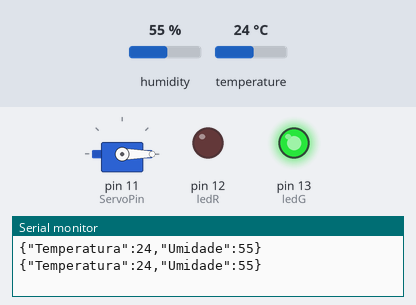
The sketch below on a simulated Arduino Uno, built with avr-gcc and run on an emulated ATmega328P. Parts: servo, output pins drawn as LEDs (lit = HIGH), the last lines printed to the serial monitor. The test bench sets the inputs (shaded band); at power-on: temperature 24 °C, humidity 55 %.

Above: at 2.8 s.
2.9 s: temperature set to 27 °C
At 4.9 s:
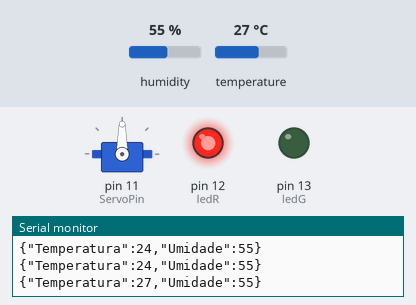
5.6 s: temperature set to 12 °C
At 7.3 s:
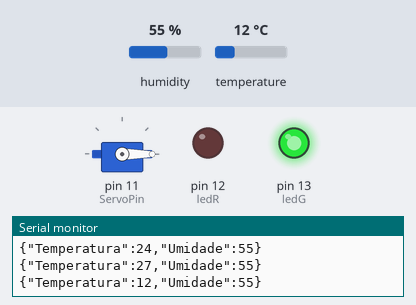
8.3 s: temperature set to 28 °C
At 11.1 s:
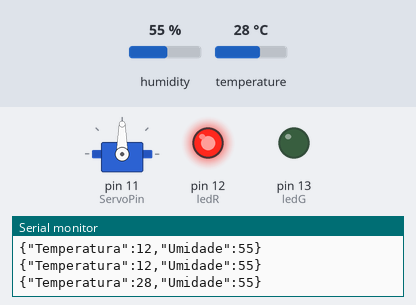
Timing chart, 0 to 12.6 s (numbered marks = the images above; inputs shaded):
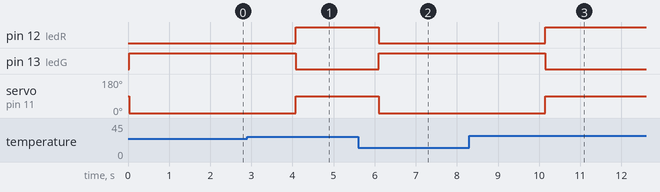

Measured:
- the behaviour switches between 25 and 26 °C on temperature (found by bisection; images 0 and 1)
- after the input at 2.9 s, pin 12 (ledR): LOW → HIGH after 1.2 s; pin 13 (ledG): HIGH → LOW after 1.2 s; servo on pin 11 (ServoPin): 0° → 90° after 1.2 s
- after the input at 5.6 s, pin 12 (ledR): HIGH → LOW after 0.50 s; pin 13 (ledG): LOW → HIGH after 0.50 s; servo on pin 11 (ServoPin): 90° → 0° after 0.50 s
- after the input at 8.3 s, pin 12 (ledR): LOW → HIGH after 1.9 s; pin 13 (ledG): HIGH → LOW after 1.9 s; servo on pin 11 (ServoPin): 0° → 90° after 1.9 s

The sketch:

aduino.ino
```cpp
#include <DHT.h>
#include <Servo.h>
#include <ArduinoJson.h>

#define ledG 13 // Definição do LED verde
#define ledR 12 // Definição do LED vermelho
#define DHTPIN 7 // Pino de leitura do sensor DHT11
#define DHTTYPE DHT11 // Tipo do sensor DHT11
#define ServoPin 11 // Pino de controle do Servo

Servo myServo; // Objeto Servo
DHT dht(DHTPIN, DHTTYPE); // Objeto DHT

void setup() {
  pinMode(ledG, OUTPUT); // Define o LED verde como saída
  pinMode(ledR, OUTPUT); // Define o LED vermelho como saída
  myServo.attach(ServoPin); // Anexa o servo ao pino definido
  dht.begin(); // Inicializa o sensor DHT11
  Serial.begin(9600); // Inicializa a comunicação serial
}

void loop() {
  // Lê a temperatura e a umidade do sensor
  float temp = dht.readTemperature(); // Lê a temperatura em Celsius
  float humidity = dht.readHumidity(); // Lê a umidade

  // Verifica se a leitura falhou
  if (isnan(temp) || isnan(humidity)) {
    Serial.println("Falha ao ler o sensor DHT!");
    return;
  }

  // Cria um objeto JSON para enviar os dados via Serial
  StaticJsonDocument<100> json;
  json["Temperatura"] = temp;
  json["Umidade"] = humidity;

  // Converte o objeto JSON para uma string e envia via Serial
  String output;
  serializeJson(json, output);
  Serial.println(output);

  // Controla os LEDs com base na temperatura
  if (temp > 25) {
    digitalWrite(ledG, LOW);
    digitalWrite(ledR, HIGH); // Liga o LED vermelho se a temperatura for maior que 25°C
    myServo.write(90); // Move o servo para 90 graus
  } else {
    digitalWrite(ledR, LOW);
    digitalWrite(ledG, HIGH); // Liga o LED verde se a temperatura for menor ou igual a 25°C
    myServo.write(0); // Move o servo para 0 graus
  }

  delay(2000); // Aguarda 2 segundos antes da próxima leitura
}
```
